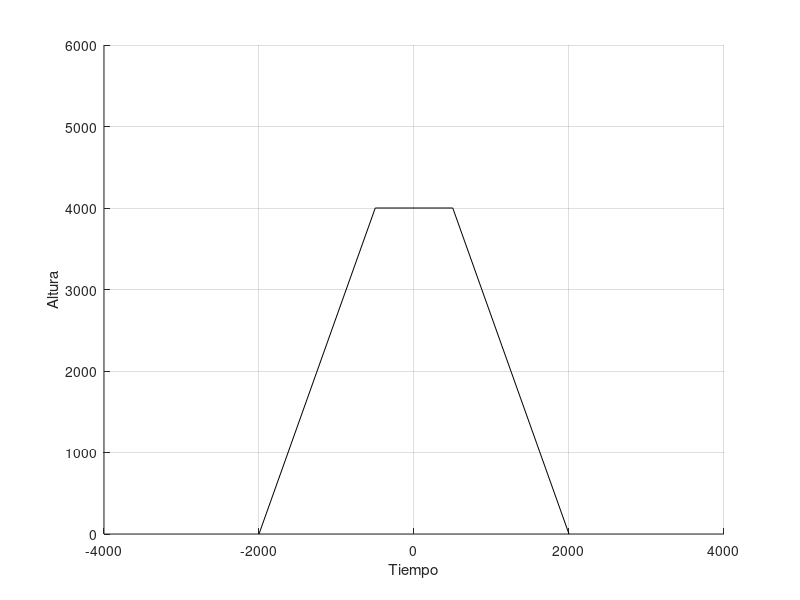

This chart was generated by the following MATLAB code: (Note: this script raises an error after producing the figure.)
clc; clf; clear all;
m = 2340; % masa en kg
g = 9.81; % gravedad
dt = 10; % incremento en el tiempo
% lapso de tiempo
t = 0:dt:5000; % va de 0 hasta 5000 de 10 en 10
a = 4000; % la altura del volcan
figure(1)
hold on
b = 2000;
ba = 500;
x = [-b,-ba,ba,b];
y = [0,a,a,0];
plot([-b,-ba,ba,b],[0,a,a,0],'k')
xlim([-a, a])
ylim([0 6000])
xlabel("Tiempo") % Título eje x
ylabel("Altura")% Título eje y
grid on
v0 = linspace(100,80,5); % *velocidad inicial en m/s
ang = linspace(135,45,5)% *ángulo de disparo en grados
for i=1:length(v0)
    for j=1:length(ang)
        dibuja(g,v0(i),ang(j),t,a)
    end
end
function dibuja (g,v0,ang,t,a)
    %dibujar a la izquierda para el segundo cuadrante
    if (ang > 90) && (ang < 180)
        izquierda(g,v0,ang,t,a)
    end
    %dibujar a la derecha para el primer cuadrante
    if (ang > 0) && (ang < 90)
       derecha(g,v0,ang,t,a)
    end
end
function izquierda(g,v0,ang,t,a)
    ang=deg2rad(180-ang);
    y_t = a + t * tan(ang)-(g*t.^2)/(2*v0^2 *cos(ang)^2);
    % posición en 'y' con respecto al tiempo
    for i=1:5:length(t)
        plot(-t(i),y_t(i),'+b')
        pause(0.005)
    end
end
function derecha(g,v0,ang,t,a)
    ang=deg2rad(ang); %convertir a radianes los grados
    y_t = a + t * tan(ang)-(g*t.^2)/(2*v0^2 *cos(ang)^2);
    % posición en 'y' con respecto al tiempo
    for i=1:5:length(t)
        plot(t(i),y_t(i),'+m')
        pause(0.005)
    end
end
